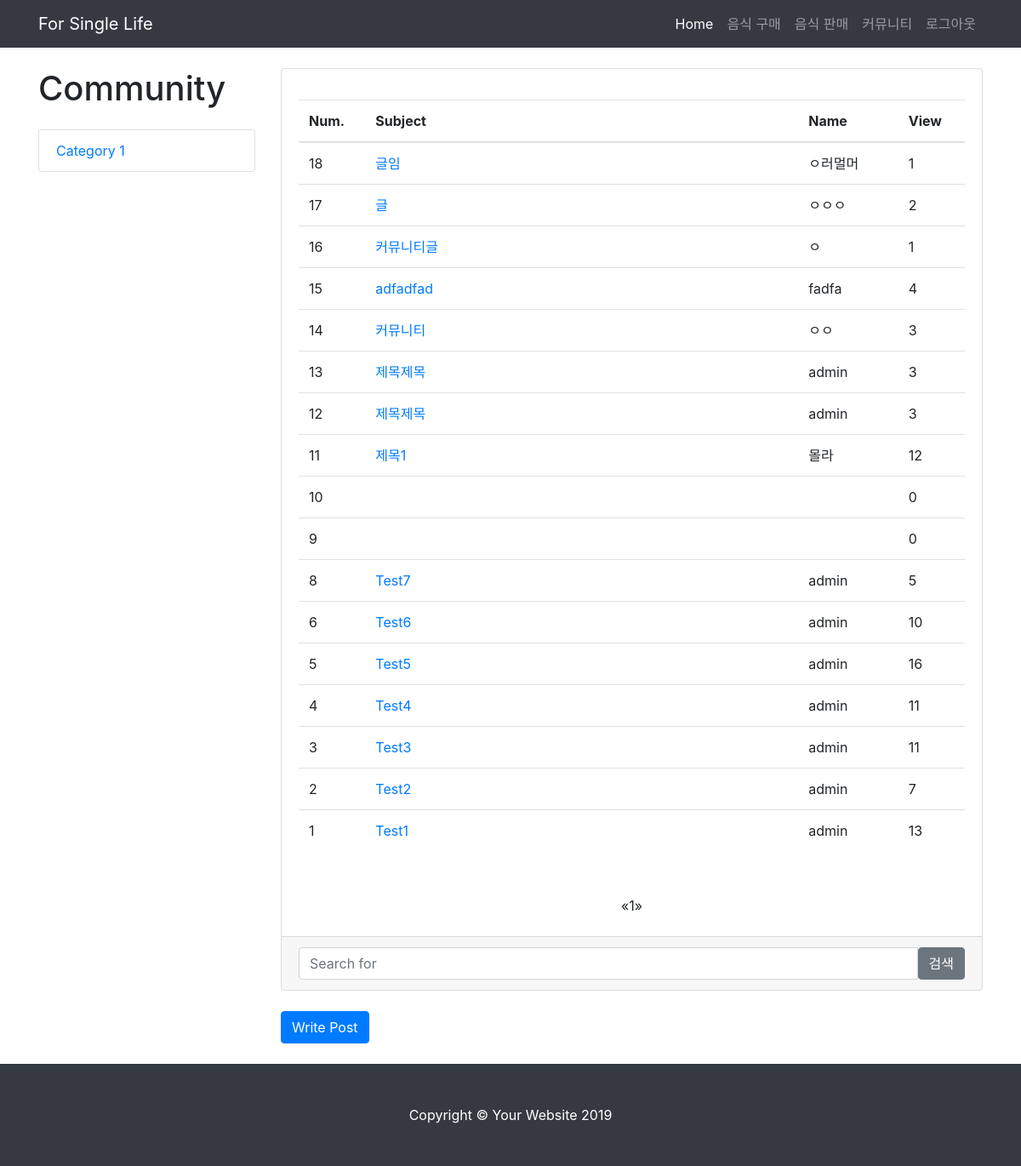
/community/, run on the app's committed database.
### app/models.py (models this page shows)
class Board(models.Model):
    subject = models.CharField(max_length=50, blank=True)
    name = models.CharField(max_length=30, blank=True)
    created_date = models.DateTimeField(auto_now_add=True)
    content = models.TextField(blank=True)
    photo = models.ImageField(blank=True)
    view = models.IntegerField(default=0)

### app/views.py (the view)
# urls.py: path('community/', views.community, name='community'),
def community(request):
    boards = Board.objects.order_by('-id')
    page = request.GET.get('page', 1)
    paginator = Paginator(boards, 20)
    try:
        lines = paginator.page(page)
    except PageNotAnInteger:
        lines = paginator.page(1)
    except EmptyPage:
        lines = paginator.page(paginator.num_pages)
    context = {'boards': lines}
    return render(request, 'community.html', context)

### templates/community.html (shortened to what this page needs)
{% load staticfiles %}
<!DOCTYPE html>
<html lang="en">
<head>
  <link href="{% static 'vendor/bootstrap/css/bootstrap.min.css' %}" rel="stylesheet">
  <link href="{% static 'css/blog-home.css' %}" rel="stylesheet">
</head>
<body>
  <nav class="navbar navbar-expand-lg navbar-dark bg-dark fixed-top">
    <div class="container">
      <a class="navbar-brand" href="{% url 'main' %}">For Single Life</a>
      <div class="collapse navbar-collapse" id="navbarResponsive">
        <ul class="navbar-nav ml-auto">
          <li class="nav-item active">
            <a class="nav-link" href="{% url 'main' %}">Home
            </a>
          </li>
          <li class="nav-item">
            <a class="nav-link" href="{% url 'foodlist' %}">음식 구매</a>
          </li>
          <li class="nav-item">
            <a class="nav-link" href="{% url 'foodreg' %}">음식 판매</a>
          </li>
          <li class="nav-item">
            <a class="nav-link" href="{% url 'community' %}">커뮤니티</a>
          </li>
            <li class="nav-item">
            <a class="nav-link" href="{% url 'logout' %}">로그아웃</a>
          </li>
        </ul>
      </div>
    </div>
  </nav>
  <div class="container">
 <div class="row">
<div class="col-lg-3">
        <h1 class="my-4">Community</h1>
        <div class="list-group">
          <a href="#" class="list-group-item">Category 1</a>
        </div>
      </div>
      <div class="col-lg-9">
        <div class="card mb-4">
          <div class="card-body">
            <p class="card-text"><div id="data" class="table-responsive">
    <table class="table">
        <thead>
        <tr>
            <th>Num.</th>
            <th>Subject</th>
            <th>Name</th>
            <th>View</th>
        </tr>
        </thead>
        <tbody>
        {% for board in boards %}
        <tr>
            <td data-label="Num." width=10%>{{ board.id }}</td>
            <td data-label="Subject" width=65%>
                <form action="{% url 'community' %}post={{ board.id }}" method="POST" title="{{ board.subject}}">
                    <a href="{% url 'community' %}post={{ board.id }}" value="{{ board.id }}">{{ board.subject }}</a>
                </form>
            </td>
            <td data-label="Name" width=15%>{{ board.name }}</td>
            <td data-label="View" width=10%>{{ board.view }}</td>
        </tr>
        {% endfor %}
        </tbody>
    </table>
</div>
              </p>
          </div>
        <ul class="pagination justify-content-center mb-4">
        {% if boards.has_previous %}
          <li><a href="?page={{ boards.previous_page_number }}">&laquo;</a></li>
        {% else %}
          <li class = "disabled"><span>&laquo;</span></li>
        {% endif %}
        {% for i in boards.paginator.page_range %}
          {% if boards.number == i %}
            <li class="active"><span>{{ i }} <span class="sr-only">(current)</span></span></li>
          {% else %}
            <li><a href="?page={{ i }}">{{ i }}</a></li>
          {% endif %}
        {% endfor %}
        {% if boards.has_next %}
            <li><a href="?page={{ boards.next_page_number }}">&raquo;</a></li>
        {% else %}
            <li class="disabled"><span>&raquo;</span></li>
        {%endif %}
        </ul>
          <div class="card-footer text-muted">
              <form action="{% url 'search2' %}" method="POST">
            <div class="input-group">
              <input type="text" name="word" class="form-control" placeholder="Search for">
              <span class="input-group-btn">
                <button class="btn btn-secondary" type="submit">검색</button>
              </span>
            </div>
              </form>
          </div>
        </div>
<form action="write" method="POST">
    <button name="write_post" value="write" class="btn btn-primary">Write Post</button>
</form>
      </div>
    </div>
  </div>
  <footer class="py-5 bg-dark">
    <div class="container">
      <p class="m-0 text-center text-white">Copyright &copy; Your Website 2019</p>
    </div>
  </footer>
</body>
</html>

### static/css/blog-home.css (style rules this page uses)
body { padding-top: 56px; }

### data on the page
Board: id "18", subject "글임", name "ㅇ러멀머", view "1"
Board: id "17", subject "글", name "ㅇㅇㅇ", view "2"
Board: id "16", subject "커뮤니티글", name "ㅇ", view "1"
Board: id "15", subject "adfadfad", name "fadfa", view "4"
Board: id "14", subject "커뮤니티", name "ㅇㅇ", view "3"
Board: id "13", subject "제목제목", name "admin", view "3"
Board: id "12", subject "제목제목", name "admin", view "3"
Board: id "11", subject "제목1", name "몰라", view "12"
Board: id "10", view "0"
Board: id "9", view "0"
Board: id "8", subject "Test7", name "admin", view "5"
Board: id "6", subject "Test6", name "admin", view "10"
Board: id "5", subject "Test5", name "admin", view "16"
Board: id "4", subject "Test4", name "admin", view "11"
Board: id "3", subject "Test3", name "admin", view "11"
Board: id "2", subject "Test2", name "admin", view "7"
Board: id "1", subject "Test1", name "admin", view "13"

### other printed values
{{ i }} "1"
